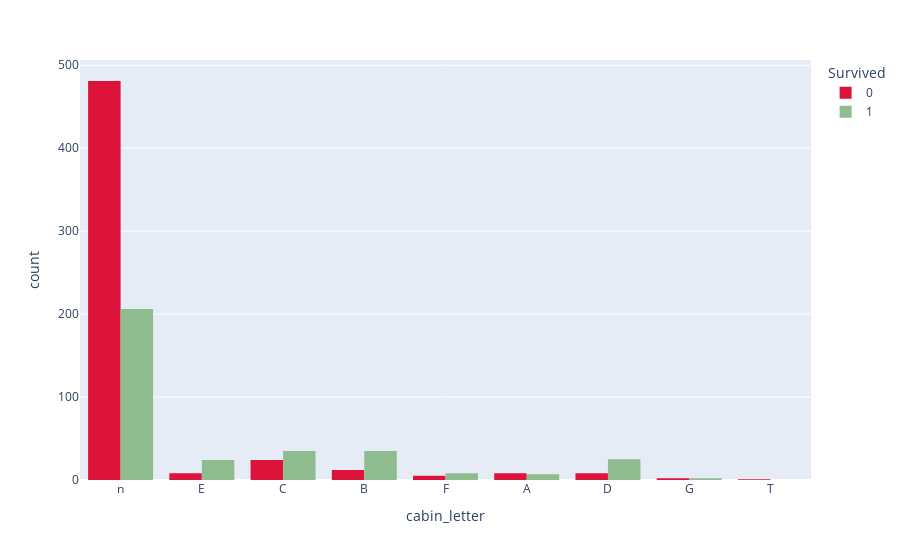

The cell this chart's notebook holds for it:
### Code cell
px.histogram(training, x='cabin_letter', color='Survived', color_discrete_sequence=['crimson','darkseagreen'], barmode='group')

### Figure 1 — Plotly figure (JSON) as saved in the notebook; plotly's stock layout.template omitted (floating-point values rounded to 4 significant figures; data arrays with more than 128 entries replaced by an {"elided": "..."} marker saying what was removed)
{"data": [{"alignmentgroup": "True", "bingroup": "x", "hovertemplate": "Survived=0<br>cabin_letter=%{x}<br>count=%{y}<extra></extra>", "legendgroup": "0", "marker": {"color": "crimson", "pattern": {"shape": ""}}, "name": "0", "offsetgroup": "0", "orientation": "v", "showlegend": true, "type": "histogram", "x": {"elided": "549 str values"}, "xaxis": "x", "yaxis": "y"}, {"alignmentgroup": "True", "bingroup": "x", "hovertemplate": "Survived=1<br>cabin_letter=%{x}<br>count=%{y}<extra></extra>", "legendgroup": "1", "marker": {"color": "darkseagreen", "pattern": {"shape": ""}}, "name": "1", "offsetgroup": "1", "orientation": "v", "showlegend": true, "type": "histogram", "x": {"elided": "342 str values"}, "xaxis": "x", "yaxis": "y"}], "layout": {"barmode": "group", "legend": {"title": {"text": "Survived"}, "tracegroupgap": 0}, "margin": {"t": 60}, "xaxis": {"anchor": "y", "domain": [0, 1], "title": {"text": "cabin_letter"}}, "yaxis": {"anchor": "x", "domain": [0, 1], "title": {"text": "count"}}}}
